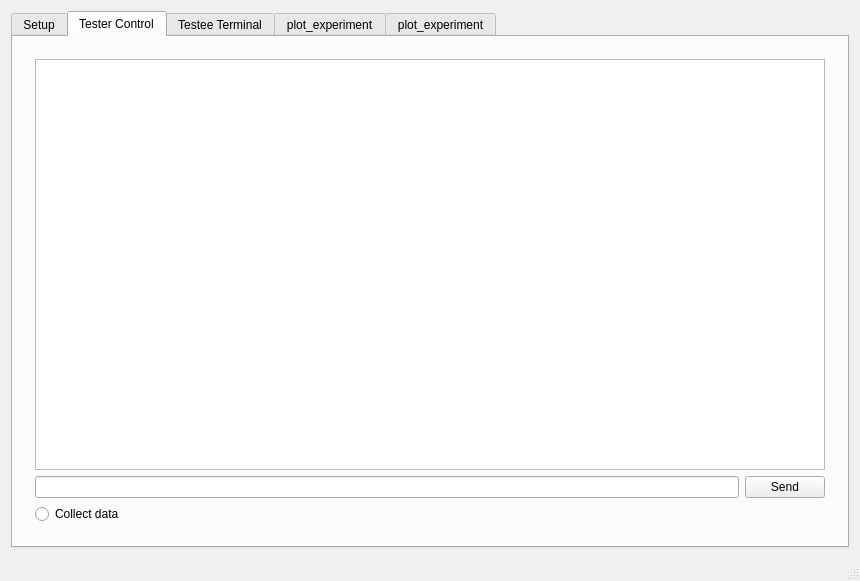
<?xml version="1.0" encoding="UTF-8"?>
<ui version="4.0">
 <class>MainWindow</class>
 <widget class="QMainWindow" name="MainWindow">
  <property name="geometry">
   <rect>
    <x>0</x>
    <y>0</y>
    <width>860</width>
    <height>581</height>
   </rect>
  </property>
  <property name="windowTitle">
   <string>MainWindow</string>
  </property>
  <widget class="QWidget" name="centralWidget">
   <layout class="QGridLayout" name="gridLayout">
    <item row="0" column="1">
     <widget class="QTabWidget" name="tabWidget">
      <property name="currentIndex">
       <number>1</number>
      </property>
      <widget class="QWidget" name="setupTab">
       <attribute name="title">
        <string>Setup</string>
       </attribute>
       <layout class="QGridLayout" name="gridLayout_2">
        <item row="0" column="0">
         <widget class="QWidget" name="widget" native="true">
          <layout class="QGridLayout" name="gridLayout_3">
           <item row="1" column="1">
            <widget class="QLineEdit" name="testeeLineEdit">
             <property name="text">
              <string>/dev/ttyUSB2</string>
             </property>
            </widget>
           </item>
           <item row="1" column="0">
            <widget class="QLabel" name="label_2">
             <property name="text">
              <string>Testee:</string>
             </property>
            </widget>
           </item>
           <item row="0" column="1">
            <widget class="QLineEdit" name="testerLineEdit">
             <property name="text">
              <string>/dev/ttyUSB1</string>
             </property>
            </widget>
           </item>
           <item row="0" column="0">
            <widget class="QLabel" name="label">
             <property name="text">
              <string>Tester:</string>
             </property>
            </widget>
           </item>
           <item row="0" column="2">
            <widget class="QPushButton" name="testerConnectPushButton">
             <property name="text">
              <string>Connect</string>
             </property>
            </widget>
           </item>
           <item row="1" column="2">
            <widget class="QPushButton" name="testeeConnectPushButton">
             <property name="text">
              <string>Connect</string>
             </property>
            </widget>
           </item>
          </layout>
         </widget>
        </item>
        <item row="1" column="0">
         <spacer name="verticalSpacer">
          <property name="orientation">
           <enum>Qt::Vertical</enum>
          </property>
          <property name="sizeHint" stdset="0">
           <size>
            <width>20</width>
            <height>40</height>
           </size>
          </property>
         </spacer>
        </item>
       </layout>
      </widget>
      <widget class="QWidget" name="testerTab">
       <attribute name="title">
        <string>Tester Control</string>
       </attribute>
       <layout class="QGridLayout" name="gridLayout_4">
        <item row="0" column="0">
         <widget class="QWidget" name="widget_2" native="true">
          <layout class="QGridLayout" name="gridLayout_6">
           <item row="0" column="0">
            <layout class="QGridLayout" name="gridLayout_5">
             <item row="1" column="0">
              <layout class="QHBoxLayout" name="horizontalLayout">
               <item>
                <widget class="QLineEdit" name="testerCommandLineEdit"/>
               </item>
               <item>
                <widget class="QPushButton" name="testerCommandSendPushButton">
                 <property name="text">
                  <string>Send</string>
                 </property>
                </widget>
               </item>
              </layout>
             </item>
             <item row="0" column="0">
              <widget class="QTextBrowser" name="testerTextBrowser"/>
             </item>
             <item row="3" column="0">
              <widget class="QWidget" name="widget_8" native="true">
               <property name="sizePolicy">
                <sizepolicy hsizetype="Minimum" vsizetype="Minimum">
                 <horstretch>0</horstretch>
                 <verstretch>0</verstretch>
                </sizepolicy>
               </property>
               <layout class="QGridLayout" name="gridLayout_15">
                <property name="leftMargin">
                 <number>0</number>
                </property>
                <property name="topMargin">
                 <number>0</number>
                </property>
                <property name="rightMargin">
                 <number>0</number>
                </property>
                <property name="bottomMargin">
                 <number>0</number>
                </property>
                <property name="spacing">
                 <number>0</number>
                </property>
                <item row="0" column="0">
                 <widget class="QRadioButton" name="CollectDataRadioButton">
                  <property name="minimumSize">
                   <size>
                    <width>0</width>
                    <height>0</height>
                   </size>
                  </property>
                  <property name="text">
                   <string>Collect data</string>
                  </property>
                 </widget>
                </item>
               </layout>
              </widget>
             </item>
            </layout>
           </item>
          </layout>
         </widget>
        </item>
       </layout>
      </widget>
      <widget class="QWidget" name="terminalTab">
       <attribute name="title">
        <string>Testee Terminal</string>
       </attribute>
       <layout class="QGridLayout" name="gridLayout_9">
        <item row="0" column="0">
         <widget class="QWidget" name="widget_3" native="true">
          <layout class="QGridLayout" name="gridLayout_8">
           <item row="0" column="0">
            <widget class="QTextBrowser" name="testeeTextBrowser"/>
           </item>
           <item row="1" column="0">
            <layout class="QGridLayout" name="gridLayout_7">
             <item row="0" column="0">
              <widget class="QLineEdit" name="testeeCommandLineEdit"/>
             </item>
             <item row="0" column="1">
              <widget class="QPushButton" name="testeeCommandSendPushButton">
               <property name="text">
                <string>Send</string>
               </property>
              </widget>
             </item>
             <item row="1" column="1">
              <widget class="QPushButton" name="xvisorBootPushButton">
               <property name="text">
                <string>XVisor Boot</string>
               </property>
              </widget>
             </item>
            </layout>
           </item>
          </layout>
         </widget>
        </item>
       </layout>
      </widget>
      <widget class="QWidget" name="tab">
       <attribute name="title">
        <string>plot_experiment</string>
       </attribute>
       <layout class="QGridLayout" name="gridLayout_10">
        <item row="0" column="0">
         <widget class="QWidget" name="widget_4" native="true">
          <layout class="QGridLayout" name="gridLayout_11">
           <item row="0" column="1">
            <widget class="QCustomPlot" name="customPlot0" native="true"/>
           </item>
           <item row="2" column="1">
            <widget class="QCustomPlot" name="customPlot1" native="true"/>
           </item>
           <item row="1" column="1">
            <widget class="QWidget" name="widget_5" native="true">
             <property name="sizePolicy">
              <sizepolicy hsizetype="Minimum" vsizetype="Minimum">
               <horstretch>0</horstretch>
               <verstretch>0</verstretch>
              </sizepolicy>
             </property>
             <layout class="QGridLayout" name="gridLayout_12">
              <property name="sizeConstraint">
               <enum>QLayout::SetMinAndMaxSize</enum>
              </property>
              <item row="0" column="0">
               <widget class="QPushButton" name="clearPlotsPushButton">
                <property name="text">
                 <string>Clear</string>
                </property>
               </widget>
              </item>
             </layout>
            </widget>
           </item>
          </layout>
         </widget>
        </item>
       </layout>
      </widget>
      <widget class="QWidget" name="tab_2">
       <attribute name="title">
        <string>plot_experiment</string>
       </attribute>
       <layout class="QGridLayout" name="gridLayout_13">
        <item row="0" column="0">
         <widget class="QWidget" name="widget_6" native="true">
          <layout class="QGridLayout" name="gridLayout_14">
           <item row="0" column="0">
            <widget class="QCustomPlot" name="customPlot2" native="true"/>
           </item>
           <item row="2" column="0">
            <widget class="QCustomPlot" name="customPlot3" native="true"/>
           </item>
           <item row="1" column="0">
            <widget class="QWidget" name="widget_7" native="true">
             <layout class="QVBoxLayout" name="verticalLayout">
              <property name="sizeConstraint">
               <enum>QLayout::SetMinAndMaxSize</enum>
              </property>
              <item>
               <widget class="QPushButton" name="clearPlots2PushButton">
                <property name="text">
                 <string>Clear</string>
                </property>
               </widget>
              </item>
             </layout>
            </widget>
           </item>
          </layout>
         </widget>
        </item>
       </layout>
      </widget>
     </widget>
    </item>
   </layout>
  </widget>
  <widget class="QMenuBar" name="menuBar">
   <property name="geometry">
    <rect>
     <x>0</x>
     <y>0</y>
     <width>860</width>
     <height>22</height>
    </rect>
   </property>
  </widget>
  <widget class="QStatusBar" name="statusBar"/>
 </widget>
 <layoutdefault spacing="6" margin="11"/>
 <customwidgets>
  <customwidget>
   <class>QCustomPlot</class>
   <extends>QWidget</extends>
   <header>qcustomplot.h</header>
   <container>1</container>
  </customwidget>
 </customwidgets>
 <resources/>
 <connections/>
</ui>
